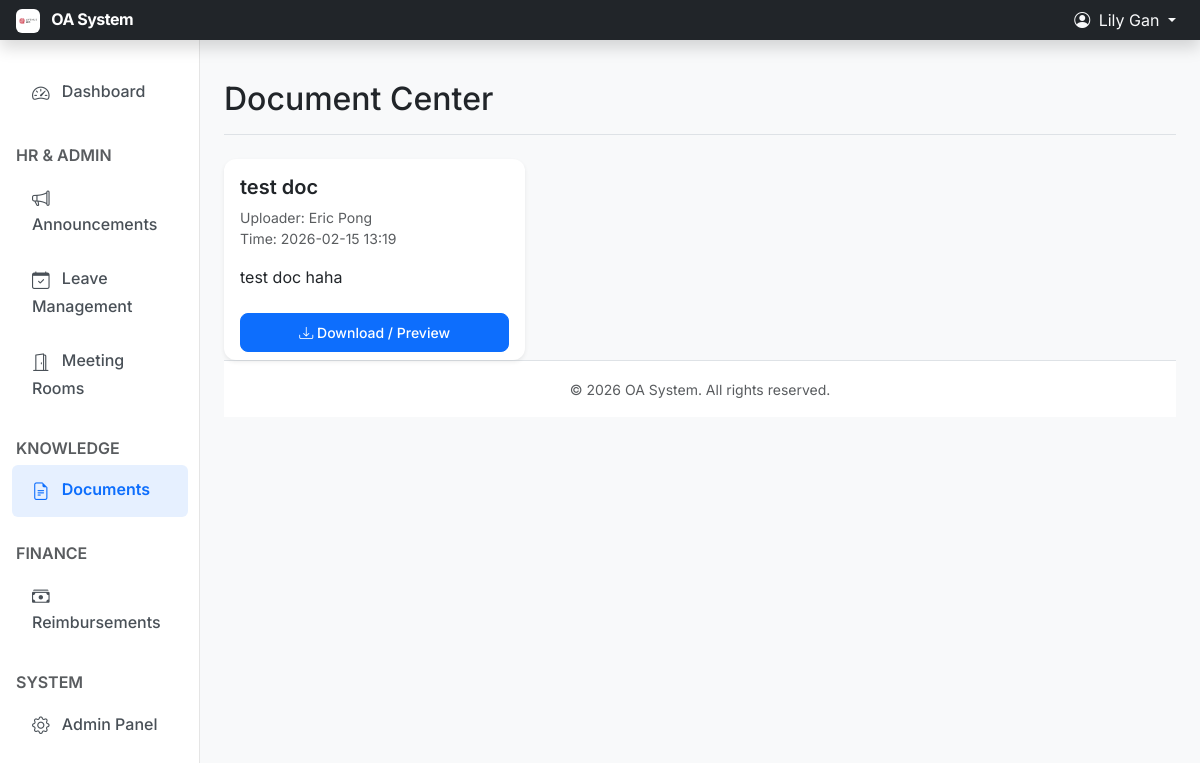
The page /docs/documents/ (signed in) on the database its author committed.
### apps/core/models.py (models this page shows, shortened)
class User(AbstractUser):
    employee_id = models.CharField(_("Employee ID"), max_length=20, unique=True, null=True, blank=True)
    department = models.ForeignKey(
        Department,
        verbose_name=_("Department"),
        on_delete=models.SET_NULL,
        null=True,
        blank=True,
        related_name="members"
    )
    position = models.CharField(_("Position"), max_length=100, blank=True)
    phone = models.CharField(_("Phone"), max_length=20, blank=True)
    class Meta:
        verbose_name = _("User")
        verbose_name_plural = _("Users")

### apps/docs/models.py (models this page shows, shortened)
class Document(models.Model):
    title = models.CharField(_("Title"), max_length=200)
    file = models.FileField(_("File"), upload_to='docs/%Y/%m/')
    uploader = models.ForeignKey(
        settings.AUTH_USER_MODEL,
        verbose_name=_("Uploader"),
        on_delete=models.CASCADE
    )
    description = models.TextField(_("Description"), blank=True)
    is_public = models.BooleanField(_("Public"), default=True)
    created_at = models.DateTimeField(auto_now_add=True)
    updated_at = models.DateTimeField(auto_now=True)
    class Meta:
        verbose_name = _("Document")
        verbose_name_plural = _("Document Management")
        ordering = ['-created_at']

### apps/docs/views.py (the view)
# urls.py: path('documents/', DocumentListView.as_view(), name='doc_list'),
class DocumentListView(LoginRequiredMixin, ListView):
    model = Document
    template_name = 'docs/doc_list.html'
    context_object_name = 'documents'
    def get_queryset(self):
        return Document.objects.filter(is_public=True) | Document.objects.filter(uploader=self.request.user)

### templates/docs/doc_list.html (shortened to what this page needs)
{% extends 'base.html' %}
{% block page_title %}Document Center{% endblock %}
{% block content %}
<div class="row row-cols-1 row-cols-md-3 g-4">
  {% for doc in documents %}
  <div class="col">
    <div class="card h-100">
      <div class="card-body">
        <h5 class="card-title">{{ doc.title }}</h5>
        <p class="card-text text-muted small">
            Uploader: {{ doc.uploader.get_full_name|default:doc.uploader.username }}<br>
            Time: {{ doc.created_at|date:"Y-m-d H:i" }}
        </p>
        <p class="card-text">{{ doc.description|truncatechars:100 }}</p>
      </div>
      <div class="card-footer bg-transparent border-top-0">
        <a href="{{ doc.file.url }}" class="btn btn-sm btn-primary w-100" target="_blank">
            <i class="bi bi-download"></i> Download / Preview
        </a>
      </div>
    </div>
  </div>
  {% empty %}
  <div class="col-12">
      <div class="alert alert-info">No documents found</div>
  </div>
  {% endfor %}
</div>
{% endblock %}

### templates/base.html (shortened to what this page needs)
{% load static %}
<!doctype html>
<html lang="en">
  <head>
    <link href="https://cdn.jsdelivr.net/npm/bootstrap@5.3.0/dist/css/bootstrap.min.css" rel="stylesheet">
    <link href="https://cdn.jsdelivr.net/npm/bootstrap-icons@1.10.0/font/bootstrap-icons.css" rel="stylesheet">
    <link href="{% static 'css/style.css' %}" rel="stylesheet">
  </head>
  <body>
    <header class="navbar navbar-expand-md navbar-dark sticky-top bg-dark flex-md-nowrap p-0 shadow">
      <a class="navbar-brand col-md-3 col-lg-2 me-0 px-3 fs-6" href="/">
        <img src="{% static 'img/logo.jpg' %}" alt="Logo" width="24" height="24" class="d-inline-block align-text-top me-2 rounded">
        OA System
      </a>
      <div class="navbar-nav w-100 justify-content-end px-3">
        {% if user.is_authenticated %}
        <div class="nav-item dropdown">
            <a class="nav-link dropdown-toggle text-light" href="#" role="button" data-bs-toggle="dropdown" aria-expanded="false">
                <i class="bi bi-person-circle me-1"></i> {{ user.get_full_name|default:user.username }}
            </a>
        </div>
        {% else %}
        <div class="nav-item text-nowrap">
            <a class="nav-link px-3 text-light" href="{% url 'login' %}">Login</a>
        </div>
        {% endif %}
      </div>
    </header>
    <div class="container-fluid">
      <div class="row">
        {% if user.is_authenticated %}
        <nav id="sidebarMenu" class="col-md-3 col-lg-2 d-md-block bg-white sidebar collapse">
          <div class="position-sticky pt-3 sidebar-sticky">
            <ul class="nav flex-column">
              <li class="nav-item">
                <a class="nav-link {% if request.path == '/' %}active{% endif %}" aria-current="page" href="/">
                  <i class="bi bi-speedometer2"></i> Dashboard
                </a>
              </li>
              <h6 class="sidebar-heading d-flex justify-content-between align-items-center px-3 mt-4 mb-1 text-muted text-uppercase">
                <span>HR & Admin</span>
              </h6>
              <li class="nav-item">
                <a class="nav-link {% if 'admin_office' in request.path %}active{% endif %}" href="{% url 'admin_office:notice_list' %}">
                  <i class="bi bi-megaphone"></i> Announcements
                </a>
              </li>
              <li class="nav-item">
                <a class="nav-link {% if 'hr' in request.path %}active{% endif %}" href="{% url 'hr:leave_list' %}">
                  <i class="bi bi-calendar-check"></i> Leave Management
                </a>
              </li>
              <li class="nav-item">
                <a class="nav-link {% if 'meeting' in request.path %}active{% endif %}" href="{% url 'meeting:booking_list' %}">
                  <i class="bi bi-door-open"></i> Meeting Rooms
                </a>
              </li>
              <h6 class="sidebar-heading d-flex justify-content-between align-items-center px-3 mt-4 mb-1 text-muted text-uppercase">
                <span>Knowledge</span>
              </h6>
              <li class="nav-item">
                <a class="nav-link {% if 'docs' in request.path %}active{% endif %}" href="{% url 'docs:doc_list' %}">
                  <i class="bi bi-file-earmark-text"></i> Documents
                </a>
              </li>
              <h6 class="sidebar-heading d-flex justify-content-between align-items-center px-3 mt-4 mb-1 text-muted text-uppercase">
                <span>Finance</span>
              </h6>
              <li class="nav-item">
                <a class="nav-link {% if 'finance' in request.path %}active{% endif %}" href="{% url 'finance:reimbursement_list' %}">
                  <i class="bi bi-cash-stack"></i> Reimbursements
                </a>
              </li>
              {% if user.is_staff %}
              <h6 class="sidebar-heading d-flex justify-content-between align-items-center px-3 mt-4 mb-1 text-muted text-uppercase">
                <span>System</span>
              </h6>
              <li class="nav-item">
                <a class="nav-link" href="/admin/">
                  <i class="bi bi-gear"></i> Admin Panel
                </a>
              </li>
              {% endif %}
            </ul>
          </div>
        </nav>
        <main class="col-md-9 ms-sm-auto col-lg-10 px-md-4 main-content">
        {% else %}
        <main class="col-md-12 ms-sm-auto col-lg-12 px-md-4 main-content">
        {% endif %}
          {% if request.path != '/' %}
          <div class="d-flex justify-content-between flex-wrap flex-md-nowrap align-items-center pt-3 pb-2 mb-4 border-bottom">
            <h1 class="h2">{% block page_title %}{% endblock %}</h1>
          </div>
          {% endif %}
          {% block content %}{% endblock %}
          <footer class="footer mt-auto py-3">
            <div class="container-fluid text-center">
                <span class="text-muted small">© {% now "Y" %} OA System. All rights reserved.</span>
            </div>
          </footer>
        </main>
      </div>
    </div>
  </body>
</html>

### static/css/style.css (style rules this page uses)
body { font-family: 'Inter', system-ui, -apple-system, sans-serif; background-color: #f8f9fa; color: #212529; }
h1, h2, h3, h4, h5, h6 { font-weight: 600; color: #1a1d20; }
.navbar-brand { font-weight: 700; letter-spacing: -0.5px; }
.sidebar { position: fixed; top: 0; bottom: 0; left: 0; z-index: 100; padding: 48px 0 0; box-shadow: inset -1px 0 0 rgba(0, 0, 0, .1); background-color: #ffffff; }
.sidebar-sticky { position: relative; top: 0; height: calc(100vh - 48px); padding-top: .5rem; overflow-x: hidden; overflow-y: auto; }
.main-content { padding-top: 1.5rem; }
.sidebar .nav-link { font-weight: 500; color: #495057; padding: 0.75rem 1.25rem; border-radius: 0.375rem; margin: 0.2rem 0.75rem; transition: all 0.2s ease-in-out; }
.sidebar .nav-link.active { color: #0d6efd; background-color: rgba(13, 110, 253, 0.1); font-weight: 600; }
.sidebar .nav-link .bi { margin-right: 8px; font-size: 1.1em; vertical-align: -0.125em; }
.card { border: none; border-radius: 0.75rem; box-shadow: 0 0.125rem 0.25rem rgba(0, 0, 0, 0.075); transition: transform 0.2s ease, box-shadow 0.2s ease; }
.btn { border-radius: 0.5rem; font-weight: 500; padding: 0.5rem 1rem; }
.btn-primary { background-color: #0d6efd; border-color: #0d6efd; }
.footer { padding: 2rem 0; margin-top: 3rem; background-color: #fff; border-top: 1px solid #dee2e6; color: #6c757d; }

### rows shown on the page
User: get_full_name "Lily Gan"
Document: title "test doc", uploader.get_full_name "Eric Pong", created_at "2026-02-15 13:19", description "test doc haha"
